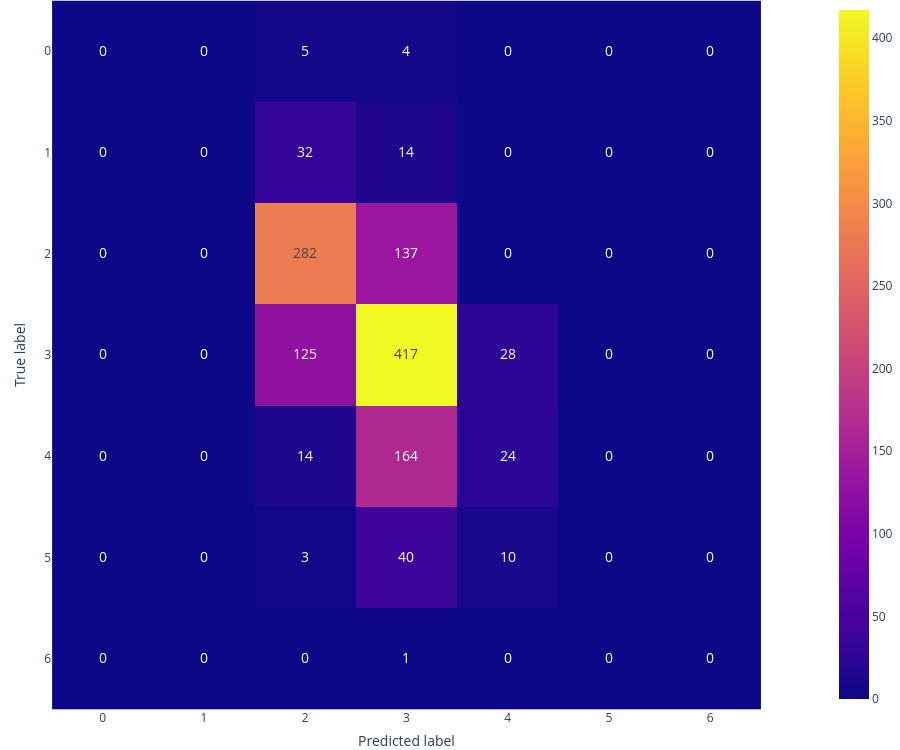

Notebook code cell kept with this figure:
### Code cell
classifier =  LogisticRegression(solver='saga', penalty='l2', max_iter = 100, random_state = seed, C=0.01)
confusion(classifier, wine_X_tr, wine_y_tr, wine_X_val, wine_y_val)

### Figure 1 — Plotly figure (JSON) as saved in the notebook; plotly's stock layout.template omitted (floating-point values rounded to 4 significant figures)
{"data": [{"coloraxis": "coloraxis", "hovertemplate": "x: %{x}<br>y: %{y}<br>color: %{z}<extra></extra>", "name": "0", "textfont": {"size": 14}, "texttemplate": "%{z}", "type": "heatmap", "xaxis": "x", "yaxis": "y", "z": [[0, 0, 5, 4, 0, 0, 0], [0, 0, 32, 14, 0, 0, 0], [0, 0, 282, 137, 0, 0, 0], [0, 0, 125, 417, 28, 0, 0], [0, 0, 14, 164, 24, 0, 0], [0, 0, 3, 40, 10, 0, 0], [0, 0, 0, 1, 0, 0, 0]]}], "layout": {"coloraxis": {"colorscale": [[0, "#0d0887"], [0.1111, "#46039f"], [0.2222, "#7201a8"], [0.3333, "#9c179e"], [0.4444, "#bd3786"], [0.5556, "#d8576b"], [0.6667, "#ed7953"], [0.7778, "#fb9f3a"], [0.8889, "#fdca26"], [1, "#f0f921"]]}, "height": 750, "margin": {"b": 0, "l": 0, "r": 0, "t": 0}, "width": 900, "xaxis": {"anchor": "y", "constrain": "domain", "domain": [0, 1], "dtick": 1, "scaleanchor": "y", "tickmode": "linear", "title": {"text": "Predicted label"}}, "yaxis": {"anchor": "x", "autorange": "reversed", "constrain": "domain", "domain": [0, 1], "dtick": 1, "tickmode": "linear", "title": {"text": "True label"}}}}
